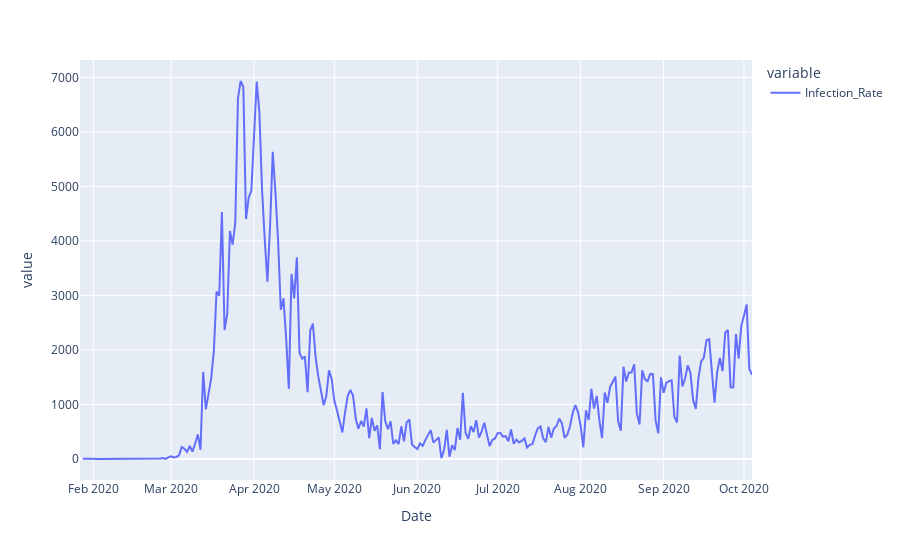

Here is the notebook cell this chart was saved with:
### Markdown cell above
now let's plot the line chart

### Code cell
fig = px.line(df_Germany, x = "Date", y = ["Infection_Rate"])
fig.show()

### Figure 1 — Plotly figure (JSON) as saved in the notebook; plotly's stock layout.template omitted (floating-point values rounded to 4 significant figures; data arrays with more than 128 entries replaced by an {"elided": "..."} marker saying what was removed)
{"data": [{"hovertemplate": "variable=Infection_Rate<br>Date=%{x}<br>value=%{y}<extra></extra>", "legendgroup": "Infection_Rate", "line": {"color": "#636efa", "dash": "solid"}, "mode": "lines", "name": "Infection_Rate", "orientation": "v", "showlegend": true, "type": "scatter", "x": {"elided": "252 str values"}, "xaxis": "x", "y": {"elided": "252 int values"}, "yaxis": "y"}], "layout": {"legend": {"title": {"text": "variable"}, "tracegroupgap": 0}, "margin": {"t": 60}, "xaxis": {"anchor": "y", "domain": [0, 1], "title": {"text": "Date"}}, "yaxis": {"anchor": "x", "domain": [0, 1], "title": {"text": "value"}}}}
